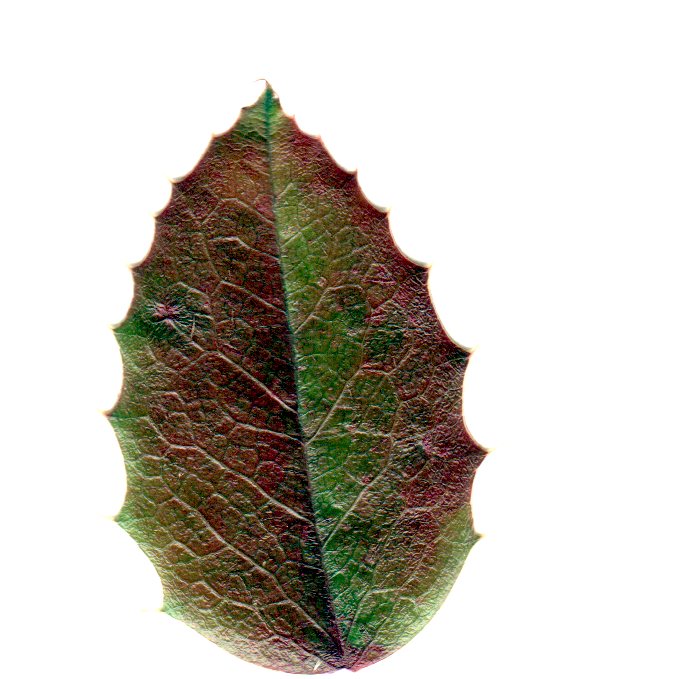
#> input picture input.png, 679 x 679 px
$ jupyter execute RGB-per-channel-histogram.ipynb
#> lines starting #> are read from the running program, lines starting #| are printed output that depends on the picture
[cell 1]
import numpy as np
import matplotlib
import matplotlib.pyplot as plt
from skimage import io
from skimage import data
from skimage import color
from skimage.util import img_as_ubyte
from skimage.exposure import histogram
from skimage.morphology import disk
from skimage.filters.rank import entropy
from skimage.util.dtype import dtype_range

image = img_as_ubyte(io.imread("input.png"))
#> image is the input picture: shape (679, 679, 3); mean R, G, B 198.7, 194.1, 185

figure, axes = plt.subplots(nrows=3, ncols=2, figsize=(20,30))
for c, c_colour in enumerate(('Reds', 'Greens', 'Blues')):
    # hist, hist_centers = histogram(image[..., c])
    hist, hist_centers = np.histogram(image[..., c], bins=255)
    axes[c, 0].imshow(image[..., c],cmap=c_colour)
    axes[c, 1].plot(hist_centers[:254], hist[:254], lw=1)
    axes[c, 1].set_title(c_colour)


for ax in axes:
    ax[0].axis('off')

figure.tight_layout()
plt.show()
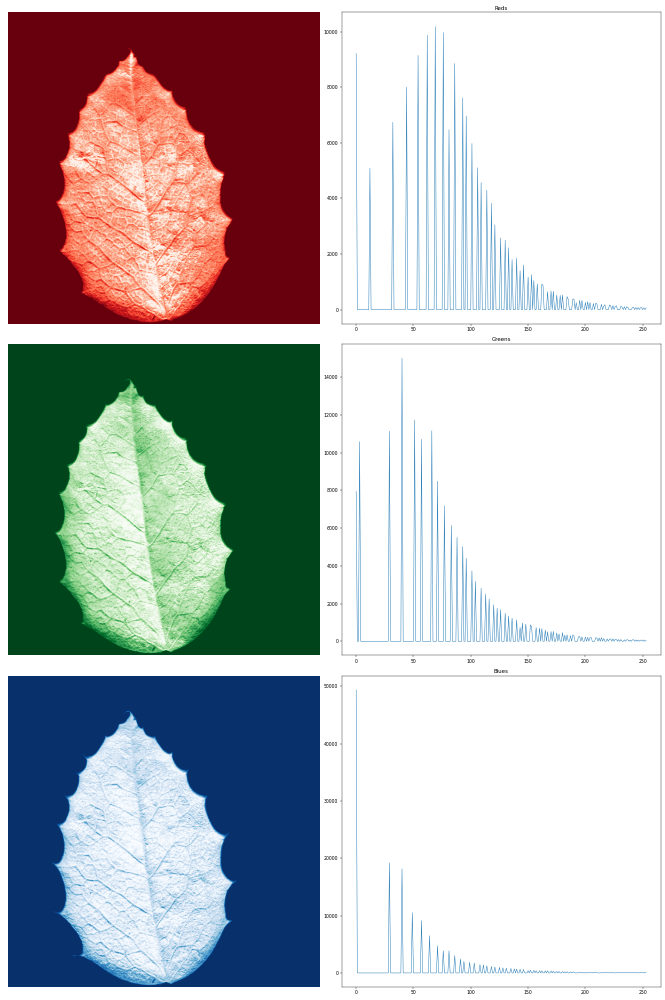
#> figure drawn by matplotlib, 6 panels; panel 2: curve peaks at x = 69, y = 10187; panel 4: curve peaks at x = 40, y = 15008; panel 6: curve peaks at x = 0, y = 49349
